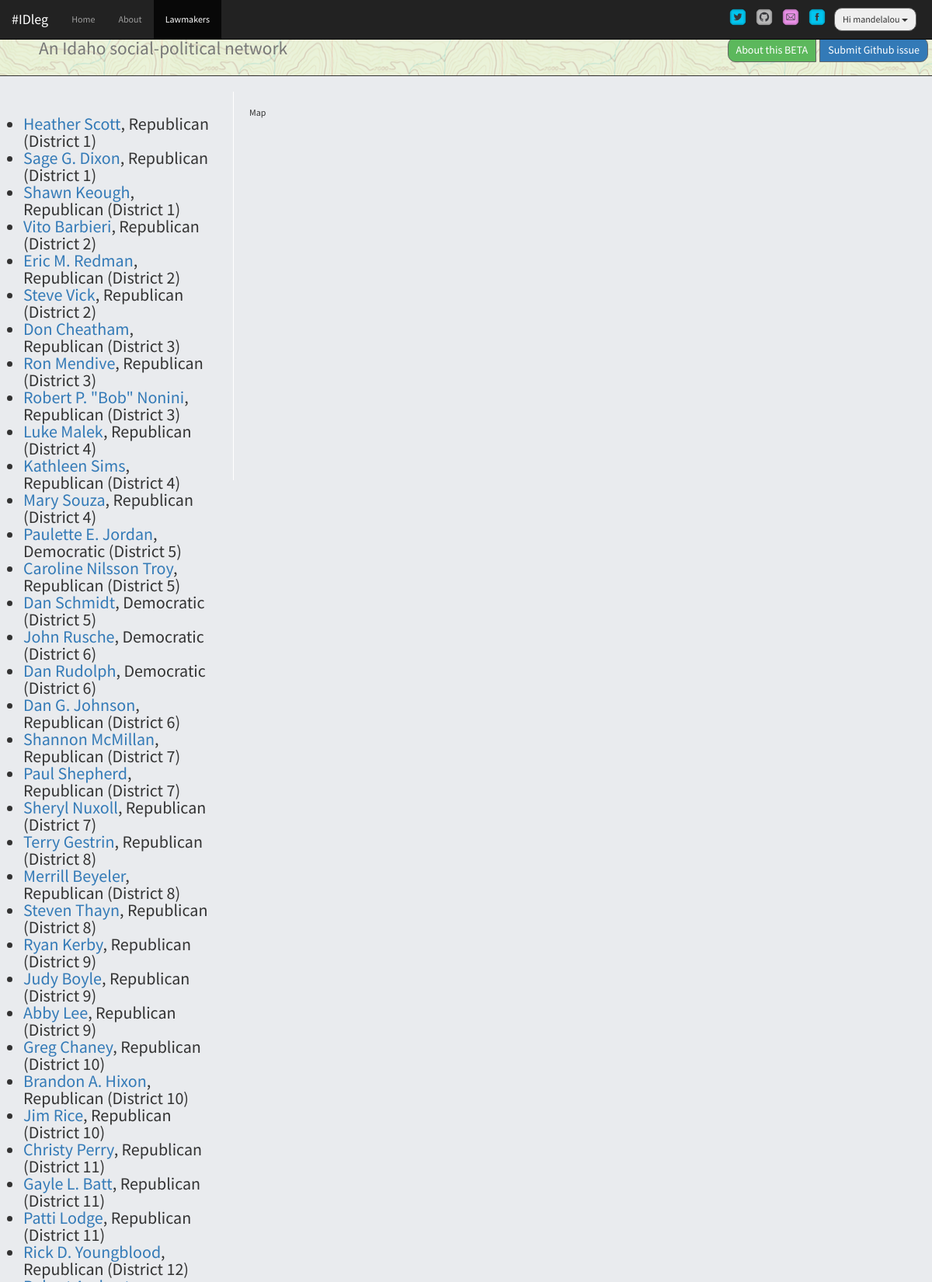
Screenshot of /lawmakers (signed in, upper part) with the database file from the repository.
### app/idleg/models.py (models this page shows, shortened)
class User(db.Model):
  id = db.Column(db.Integer, primary_key=True)
  username = db.Column(db.String(100), unique=True)
  pwdhash= db.Column(db.String())
  email = db.Column(db.String(64), nullable=True)
  comments = db.relationship('Comment', backref='commenter', lazy='dynamic')

class Lawmaker(db.Model):
  leg_id = db.Column(db.String, primary_key = True)
  first_name = db.Column(db.String)
  last_name = db.Column(db.String)
  middle_name = db.Column(db.String)
  district = db.Column(db.String)
  chamber = db.Column(db.String)
  url = db.Column(db.String)
  email = db.Column(db.String)
  party = db.Column(db.String)
  photo_url = db.Column(db.String)

### app/idleg/views.py (the view)
@idleg.route('/lawmakers')
def lawmakers():
  form = RegistrationForm(request.form)
  lawmakers = Lawmaker.query.order_by(cast(Lawmaker.district, Integer)).all()
  return render_template('lawmakers.html', user=current_user, form=form, lawmakers=lawmakers)

### app/idleg/views.py (called while the page is built)
@login_manager.user_loader
def load_user(id):
  return User.query.get(int(id))

@idleg.before_request
def get_current_user():
  g.user = current_user

### app/templates/lawmakers.html (shortened to what this page needs)
{% extends 'base.html' %}
{% block container %}
<div class="col-md-3 pad2">
  <ul class="billsummary">
    {% for lm in lawmakers%}
    <li>
      <a href="{{ url_for('idleg.lawmaker', legid=lm.leg_id) }}">{% print lm.first_name %} {% print lm.last_name %}</a>, {% print lm.party %}  (District {% print lm.district %})
      <br />
    </li>
    {% endfor %}
  </ul>
</div>
<div id='map' class='col-md-5 map pad2'>Map</div>
{% endblock %}

### app/templates/base.html (shortened to what this page needs)
<!DOCTYPE html>
<html>
  <head>
    <link href="https://netdna.bootstrapcdn.com/font-awesome/4.0.3/css/font-awesome.css" rel="stylesheet">
    <link rel="stylesheet" href="https://maxcdn.bootstrapcdn.com/bootstrap/3.3.6/css/bootstrap.min.css">
    <link href="{{ url_for('static', filename='css/styles.css') }}" rel="stylesheet" />
    <link rel="stylesheet" href="https://unpkg.com/leaflet@1.0.0-rc.3/dist/leaflet.css" />
    <link rel="stylesheet" href='https://api.tiles.mapbox.com/mapbox-gl-js/v0.21.0/mapbox-gl.css'  />
  </head>
  <body>
    <header>
      <div class="tops">
        <div class="page-header">
            <div class="btn-toolbar pull-right">
              <div class="btn-group">
                <a href="https://github.com/paleomedia/idleg_flask" role="button" class="btn btn-success">About this BETA</a>
                <a href="https://github.com/paleomedia/idleg_flask/issues/new" role="button" class="btn btn-primary">Submit Github issue</a>
              </div>
            </div>
          <h1><small>An Idaho social-political network</small></h1>
        </div>
    <nav class="navbar navbar-inverse navbar-fixed-top" role="navigation">
    	<div class="container-fluid">
      <div class="navbar-header">
     	    <a class="navbar-brand" href="/home"><span class="navbar-logo">#IDleg</span></a>
    	 </div>
    	  <div id="navbar" class= "navbar-collapse collapse">
      	    <ul class="nav navbar-nav">
              <li {%- if request.path == "/home" %} class="active"{% endif %}><a href="/home">Home <span class="sr-only">(current)</span></a></li>
              <li {%- if request.path == "/about" %} class="active"{% endif %}><a href="https://github.com/paleomedia/idleg_flask">About</a></li>
              <li {%- if request.path == "/lawmakers" %} class="active"{% endif %}><a href="/lawmakers">Lawmakers</a></li>
            </ul>
            <ul class="nav navbar-nav pull-right">
                <li>
                <a href="https://twitter.com/search?q=%23idleg&src=typd"><img src="{{ url_for('static', filename="images/twittericon.png") }}" width="24px" height="24px"></a>
                </li>
                <li>
                <a href="https://github.com/paleomedia/idleg"><img src="{{ url_for('static', filename="images/Github-Icon.png") }}" width="24px" height="24px"></a>
                </li>
                <li>
                <a href="mailto:editor@idleg.info"><img src="{{ url_for('static', filename="images/Email-Icon.png") }}" width="24px" height="24px"></a>
                </li>
                <li>
                <a href="http://facebook.com"><img src="{{ url_for('static', filename="images/Facebook-Icon.png") }}" width="24px" height="24px"></a>
                </li>
                {% if current_user.is_authenticated %}
                  <li class="dropdown">
                    <button type="button" class="btn btn-xs dropdown-toggle" id="dropdownMenu1" data-toggle="dropdown" aria-haspopup="true" aria-expanded="true">
                      Hi {{ user.username }}
                      <span class="caret" aria-hidden="true"></span>
                    </button>
                  </li>
                {% else %}
                  <li>
                  {% include 'login_modal.html' %}
                  </li>
                {% endif %}
            </ul>
    	 </div>
    	 </div>
  </nav>
  	</div>
	</header>
    {% block container %} {% endblock %}
  </body>
</html>

### app/static/css/styles.css (style rules this page uses)
body { background-color: #e9ebee; }
.page-header { margin-top:38px; background-image: url("../images/topo.png"); width: 100%; min-height: 50px; border-bottom: 1px solid; }
.page-header h1 { margin-left: 50px; }
.nav.pull-right>li>a { padding: 10px 5px !important; }
body { font-family: 'Source Sans Pro', Helvetica, sans-serif; font-size: 12px; line-height: 1.3rem; font-weight: 400; margin: 0; padding: 0; }
.btn { margin: 10px 5px 10px 5px; padding: 5px 10px; border-radius: 10px; border: solid 1px #666; display: block; float: left; cursor: pointer; }
.billsummary { font-size: 2.2rem; line-height: 2.2rem; padding:10px; }
.map { border-left:1px solid #fff; position:relative; top:0; bottom:0; height: 500px; }
.pad2 { padding:20px; -webkit-box-sizing:border-box; -moz-box-sizing:border-box; box-sizing:border-box; }

### rows the page displays
User: username "mandelalou"
Lawmaker: first_name "Heather", last_name "Scott", party "Republican", district "1"
Lawmaker: first_name "Sage G.", last_name "Dixon", party "Republican", district "1"
Lawmaker: first_name "Shawn", last_name "Keough", party "Republican", district "1"
Lawmaker: first_name "Vito", last_name "Barbieri", party "Republican", district "2"
Lawmaker: first_name "Eric M.", last_name "Redman", party "Republican", district "2"
Lawmaker: first_name "Steve", last_name "Vick", party "Republican", district "2"
Lawmaker: first_name "Don", last_name "Cheatham", party "Republican", district "3"
Lawmaker: first_name "Ron", last_name "Mendive", party "Republican", district "3"
Lawmaker: first_name "Robert P. \"Bob\"", last_name "Nonini", party "Republican", district "3"
Lawmaker: first_name "Luke", last_name "Malek", party "Republican", district "4"
Lawmaker: first_name "Kathleen", last_name "Sims", party "Republican", district "4"
Lawmaker: first_name "Mary", last_name "Souza", party "Republican", district "4"
Lawmaker: first_name "Paulette E.", last_name "Jordan", party "Democratic", district "5"
Lawmaker: first_name "Caroline Nilsson", last_name "Troy", party "Republican", district "5"
Lawmaker: first_name "Dan", last_name "Schmidt", party "Democratic", district "5"
Lawmaker: first_name "John", last_name "Rusche", party "Democratic", district "6"
Lawmaker: first_name "Dan", last_name "Rudolph", party "Democratic", district "6"
Lawmaker: first_name "Dan G.", last_name "Johnson", party "Republican", district "6"
Lawmaker: first_name "Shannon", last_name "McMillan", party "Republican", district "7"
Lawmaker: first_name "Paul", last_name "Shepherd", party "Republican", district "7"
Lawmaker: first_name "Sheryl", last_name "Nuxoll", party "Republican", district "7"
Lawmaker: first_name "Terry", last_name "Gestrin", party "Republican", district "8"
Lawmaker: first_name "Merrill", last_name "Beyeler", party "Republican", district "8"
Lawmaker: first_name "Steven", last_name "Thayn", party "Republican", district "8"
Lawmaker: first_name "Ryan", last_name "Kerby", party "Republican", district "9"
Lawmaker: first_name "Judy", last_name "Boyle", party "Republican", district "9"
Lawmaker: first_name "Abby", last_name "Lee", party "Republican", district "9"
Lawmaker: first_name "Greg", last_name "Chaney", party "Republican", district "10"
Lawmaker: first_name "Brandon A.", last_name "Hixon", party "Republican", district "10"
Lawmaker: first_name "Jim", last_name "Rice", party "Republican", district "10"
Lawmaker: first_name "Christy", last_name "Perry", party "Republican", district "11"
Lawmaker: first_name "Gayle L.", last_name "Batt", party "Republican", district "11"
Lawmaker: first_name "Patti", last_name "Lodge", party "Republican", district "11"
Lawmaker: first_name "Rick D.", last_name "Youngblood", party "Republican", district "12"
